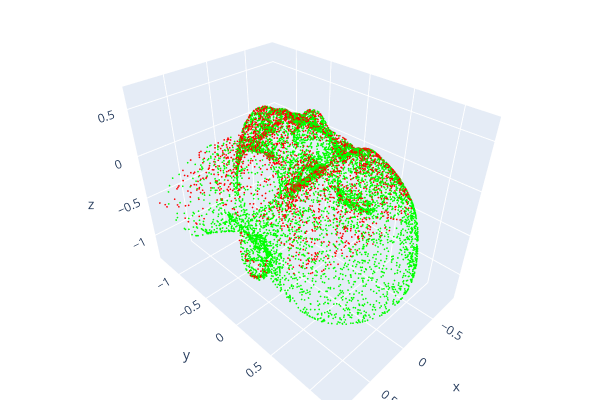

The notebook cell saved with this chart:
### Code cell
# here we set ref to the full morphed sample of src to see perfect algignment

test_gt_morphed = torch.load(DATASET_DIR / "data" / test_sample["pcd_morphed"], weights_only=False)

morphed_pcd = o3d.geometry.PointCloud()
morphed_pcd.points = o3d.utility.Vector3dVector(test_gt_morphed)
morphed_pcd.paint_uniform_color([0.0, 1.0, 0.0]) 

src_pcd = o3d.geometry.PointCloud()
src_pcd.points = o3d.utility.Vector3dVector(test_src)
src_pcd.paint_uniform_color([1.0, 0.0, 0.0]) 

o3d.visualization.draw_plotly([morphed_pcd, src_pcd.transform(T)])

### Figure 1 — Plotly figure (JSON) as saved in the notebook; plotly's stock layout.template omitted (floating-point values rounded to 4 significant figures; data arrays with more than 128 entries replaced by an {"elided": "..."} marker saying what was removed)
{"data": [{"marker": {"color": {"elided": "10788x3 float values"}, "size": 1}, "mode": "markers", "type": "scatter3d", "x": {"elided": "10788 float values"}, "y": {"elided": "10788 float values"}, "z": {"elided": "10788 float values"}}, {"marker": {"color": {"elided": "2862x3 float values"}, "size": 1}, "mode": "markers", "type": "scatter3d", "x": {"elided": "2862 float values"}, "y": {"elided": "2862 float values"}, "z": {"elided": "2862 float values"}}], "layout": {"height": 400, "margin": {"b": 0, "l": 0, "r": 0, "t": 0}, "scene": {"camera": {"center": {"x": 0, "y": 0, "z": 0}, "up": {"x": 0, "y": 0, "z": 1}}}, "showlegend": false, "width": 600}}
